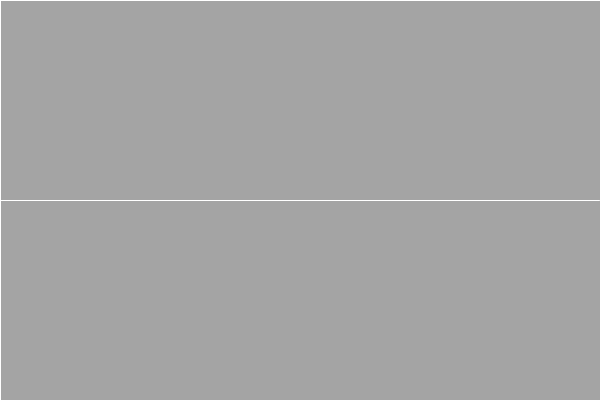
Frame 1 (no input)
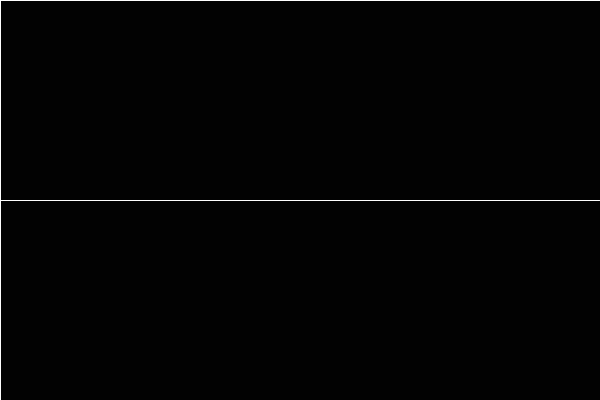
Frame 60 (the mouse pressed at the canvas centre just before this capture)
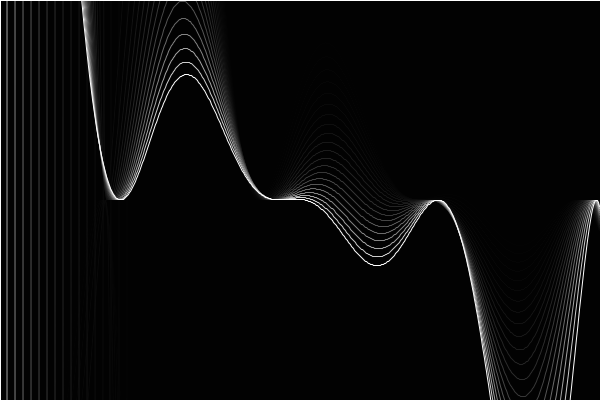
Frame 120 (the mouse held since frame 60 and released just before this capture)

The Processing sketch that drew these frames (run headless with seeded random() and noise(); from frame 60 on, the mouse is pressed at the canvas centre):

// Processing sketch: MultiSine
// ── MultiSine.pde
float v = 0;
float w = 0;

void setup() {

  size(600, 400);
  stroke(255);
}


void draw() {
  fill(0, 50);
  rect(0, 0, width, height);

  noFill();

  beginShape();

  for (float x = 0; x < width; x += 1) {
    vertex(x, height/2+mouseY
      *sin(v+(x/map(mouseX, 0, width, 1, 100)))
      *tan(w+(x/map(mouseY, 0, width, 100, 400)))
      *sin(v+(x/map(mouseY, 0, height, 1, 100)))
      );
  }

  endShape();

  v -= 0.02;
  w += 0.04;
}

//多个三角函数相乘，营造不同的周期函数
